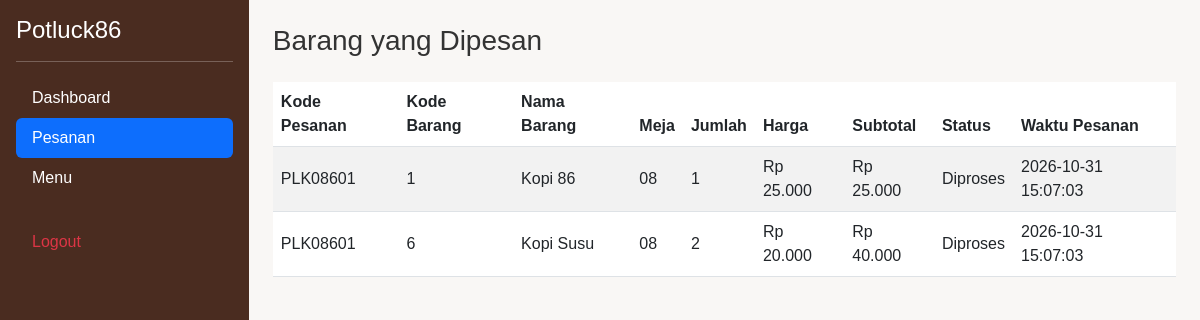
Screenshot of /admin/pesanan.php (signed in) with the database file from the repository.
### tables this page shows
CREATE TABLE `detail_pesanan` (
  `id` INT AUTO_INCREMENT PRIMARY KEY,
  `pesanan_id` INT NOT NULL,
  `menu_id` INT NOT NULL,
  `jumlah` INT NOT NULL,
  `harga` DECIMAL(10,2) NOT NULL,
  `catatan` TEXT DEFAULT NULL,
  `subtotal` DECIMAL(10,2) NOT NULL,
  FOREIGN KEY (`pesanan_id`) REFERENCES `pesanan`(`id`) ON DELETE CASCADE,
  FOREIGN KEY (`menu_id`) REFERENCES `menu`(`id`) ON DELETE CASCADE
);

CREATE TABLE `pesanan` (
  `id` INT AUTO_INCREMENT PRIMARY KEY,
  `nomor_pesanan` VARCHAR(20) NOT NULL UNIQUE,
  `meja_id` INT NOT NULL,
  `total` DECIMAL(10,2) NOT NULL,
  `metode_pembayaran` VARCHAR(50) NOT NULL,
  `status` ENUM('Menunggu', 'Diproses', 'Siap Disajikan', 'Selesai', 'Dibatalkan') DEFAULT 'Menunggu',
  `waktu_pesanan` DATETIME DEFAULT CURRENT_TIMESTAMP,
  `created_at` TIMESTAMP DEFAULT CURRENT_TIMESTAMP,
  FOREIGN KEY (`meja_id`) REFERENCES `meja`(`id`) ON DELETE CASCADE
);

CREATE TABLE `menu` (
  `id` INT AUTO_INCREMENT PRIMARY KEY,
  `kategori_id` INT NOT NULL,
  `nama_menu` VARCHAR(100) NOT NULL,
  `deskripsi` TEXT,
  `harga` DECIMAL(10,2) NOT NULL,
  `foto` VARCHAR(255) DEFAULT 'default.jpg',
  `stok` INT DEFAULT 50,
  `status` ENUM('tersedia', 'tidak tersedia') DEFAULT 'tersedia',
  `created_at` TIMESTAMP DEFAULT CURRENT_TIMESTAMP,
  FOREIGN KEY (`kategori_id`) REFERENCES `kategori`(`id`) ON DELETE CASCADE
);

CREATE TABLE `meja` (
  `id` INT AUTO_INCREMENT PRIMARY KEY,
  `nomor_meja` VARCHAR(10) NOT NULL UNIQUE,
  `qr_code` VARCHAR(255) DEFAULT NULL,
  `status` ENUM('tersedia', 'terisi') DEFAULT 'tersedia'
);

### admin/pesanan.php (the view, shortened to what this page needs)
<?php
require_once '../config/database.php';
$sql = "SELECT p.nomor_pesanan, p.status, p.waktu_pesanan,
               d.menu_id, d.jumlah, d.harga, d.subtotal,
               m.nama_menu, meja.nomor_meja
        FROM detail_pesanan d
        JOIN pesanan p ON p.id = d.pesanan_id
        JOIN menu m ON m.id = d.menu_id
        JOIN meja ON meja.id = p.meja_id
        ORDER BY p.waktu_pesanan DESC, p.id DESC, d.id ASC";
$items = $pdo->query($sql)->fetchAll();
function escape($value)
{
    return htmlspecialchars((string) $value, ENT_QUOTES, 'UTF-8');
}
?>
<!DOCTYPE html>
<html lang="id">
<head>
    <link href="https://cdn.jsdelivr.net/npm/bootstrap@5.3.0/dist/css/bootstrap.min.css" rel="stylesheet">
    <link rel="stylesheet" href="../assets/css/style.css">
</head>
<body>
<div class="d-flex min-vh-100">
    <aside class="bg-primary-brown text-white p-3" style="width: 250px;">
        <h4>Potluck86</h4>
        <hr>
        <nav class="nav nav-pills flex-column">
            <a href="dashboard.php" class="nav-link text-white">Dashboard</a>
            <a href="pesanan.php" class="nav-link text-white active" aria-current="page">Pesanan</a>
            <a href="../pages/menu.php" class="nav-link text-white">Menu</a>
            <a href="../pages/logout.php" class="nav-link text-danger mt-4">Logout</a>
        </nav>
    </aside>
    <main class="p-4 flex-grow-1">
        <h1 class="h3 mb-4">Barang yang Dipesan</h1>
        <div class="table-responsive">
            <table class="table table-striped table-hover align-middle">
                <thead>
                    <tr>
                        <th>Kode Pesanan</th>
                        <th>Kode Barang</th>
                        <th>Nama Barang</th>
                        <th>Meja</th>
                        <th>Jumlah</th>
                        <th>Harga</th>
                        <th>Subtotal</th>
                        <th>Status</th>
                        <th>Waktu Pesanan</th>
                    </tr>
                </thead>
                <tbody>
                    <?php if (!$items): ?>
                        <tr>
                            <td colspan="9" class="text-center text-muted py-4">Belum ada barang pesanan.</td>
                        </tr>
                    <?php else: ?>
                        <?php foreach ($items as $item): ?>
                            <tr>
                                <td><?php echo escape($item['nomor_pesanan']); ?></td>
                                <td><?php echo escape($item['menu_id']); ?></td>
                                <td><?php echo escape($item['nama_menu']); ?></td>
                                <td><?php echo escape($item['nomor_meja']); ?></td>
                                <td><?php echo escape($item['jumlah']); ?></td>
                                <td>Rp <?php echo number_format((float) $item['harga'], 0, ',', '.'); ?></td>
                                <td>Rp <?php echo number_format((float) $item['subtotal'], 0, ',', '.'); ?></td>
                                <td><?php echo escape($item['status']); ?></td>
                                <td><?php echo escape($item['waktu_pesanan']); ?></td>
                            </tr>
                        <?php endforeach; ?>
                    <?php endif; ?>
                </tbody>
            </table>
        </div>
    </main>
</div>
</body>
</html>

### assets/css/style.css (style rules this page uses)
:root { --dark-brown: #4A2C20; --warm-brown: #795548; --cream: #F5EBDD; --white: #FFFFFF; --warm-accent: #C9824A; --gray-bg: #F9F7F5; }
body { font-family: 'Poppins', sans-serif; background-color: var(--gray-bg); color: #333; margin: 0; padding: 0; }
.bg-primary-brown { background-color: var(--dark-brown); color: var(--white); }

### rows the page displays
detail_pesanan: pesanan.nomor_pesanan "PLK08601", menu "1", menu.nama_menu "Kopi 86", meja.nomor_meja "08", jumlah "1", harga "25.000", subtotal "25.000", pesanan.status "Diproses", pesanan.waktu_pesanan "2026-10-31 15:07:03"
detail_pesanan: pesanan.nomor_pesanan "PLK08601", menu "6", menu.nama_menu "Kopi Susu", meja.nomor_meja "08", jumlah "2", harga "20.000", subtotal "40.000", pesanan.status "Diproses", pesanan.waktu_pesanan "2026-10-31 15:07:03"
